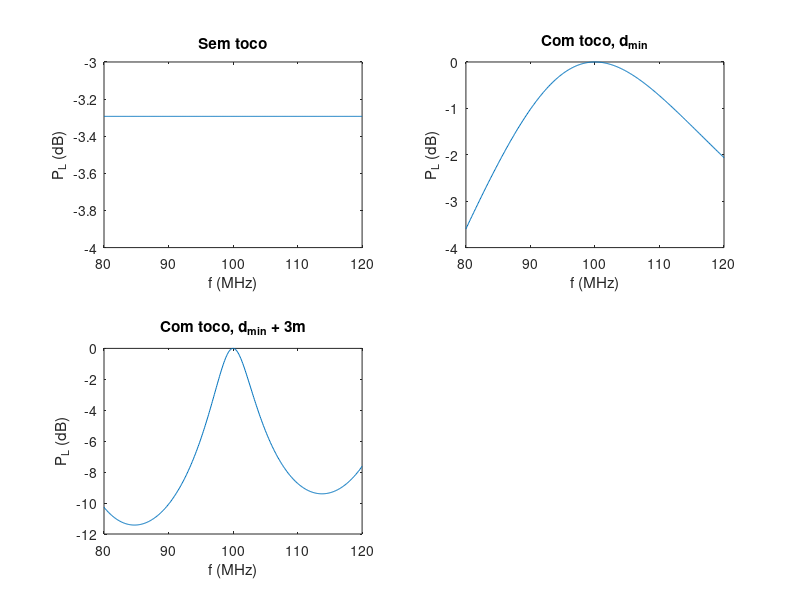

Write the MATLAB code that produced this figure.
clear
nusp = 786;

format long;

disp 'Questão 1';

mnp = rem(nusp,1000)/10;
ZL = 400 + mnp;
Z0 = 75; u = 2e8;
rhol=(ZL-Z0)/(ZL+Z0);
f=100e6;
lambda=u/f;
l=50;
Eg = 15; % Vef
Rg = 75;

% item a
disp ' '; disp 'item a';
Pd = Eg^2/(4*Rg);
disp 'Pd (W) ='; disp (Pd);

%itens b, c
d = 0.18*lambda; % dist min, para aprox. 227 ohms
yd = Z0/ZL; % inicial = yL = YL*Z0
% yL = Z0/ZL;

while (real(yd) < 1)
  d = d + .000001;
  rhod=rhol*exp(-1j*4*pi*d/lambda);
  %Zd=Z0*(1+rhod)/(1-rhod);
  %yd = Z0/Zd;
  yd = (1-rhod)/(1+rhod);
  if (d > 0.22*lambda) % dist max, para aprox. 667 ohms
    break;
  end
end
disp ' '; disp 'item b';
disp 'd (m) ='; disp(d);
disp ' '; disp 'item c';
disp 'yd (S/S (adimensional)) ='; disp(yd);
disp 'b (S/S (adimensional)) ='; disp(imag(yd));

% item d
disp ' '; disp 'item d';
b = imag(yd);
arg_rho_t = angle((1/(-1j*b) - 1)/(1/(-1j*b) + 1)); % *180/pi
lt = lambda/4*(1-arg_rho_t/pi);
disp 'lt (m) ='; disp(lt);

% item e
f=800:1200; f=f*1e5;
lambda=u./f;
% e-i
rhoent=rhol*exp(-1j*4*pi*l./lambda);
Zent=Z0.*(1+rhoent)./(1-rhoent);
Ient=Eg./(Zent+Rg); Ient=abs(Ient);
Pent=real(Zent).*Ient.^2; % Sem perdas, P_ent = P_L
figure(2);
subplot(2,2,1);
plot(f/1e6,10*log10(Pent/Pd));
axis([-inf inf -4 -3]) % se o primeiro gráfico n aparecer nada, comente essa linha
xlabel('f (MHz)');
ylabel('P_L (dB)');
title('Sem toco');
disp ' '; disp 'item e i: Sem toco';
disp 'P_max (W) ='; disp(max(Pent));
disp 'BandWidth sem toco (MHz) = 0';

% e-ii
rhod=rhol*exp(-1j*4*pi*d./lambda);
rhot=-1*exp(-1j*4*pi*lt./lambda);
b=(1-rhot)./(1+rhot);
Yd = ((1-rhod)./(1+rhod))./Z0 + b./Z0;
rhod=(1./Yd-Z0)./(1./Yd+Z0);
rhoent=rhod.*exp(-1j*4*pi.*(l-d)./lambda);
Zent=Z0.*(1+rhoent)./(1-rhoent);
Ient=Eg./(Zent+Rg); Ient=abs(Ient);
Pent=real(Zent).*Ient.^2; % Carga casada, P_ent = P_L
ganho=10*log10(Pent./Pd);
subplot(2,2,2);
plot(f/1e6,ganho);
xlabel('f (MHz)');
ylabel('P_L (dB)');
title('Com toco, d_{min}');
disp ' '; disp 'item e ii: Com toco';
disp 'P_max (W) ='; disp(max(Pent));
disp 'BW com toco (MHz, MHz) =';
BW = zeros(1,2);
j=1;
for k=1:size(f)(2)
  if (ganho(k) > -2)
      if (j==1)
          BW(j) = f(k); j = j+1;
      else if (k==size(f)(2))
          BW(2)=f(k);
          disp 'Fora da faixa pedida, aumentar a banda de frequencias (linha 52)';
          end end
  else
      if (j==2)
        BW(j) = f(k); j = j+1; end
  end
end
disp (BW*1e-6); disp 'BandWidth (MHz) ='; disp ((BW(2) - BW(1))*1e-6);

% e iii
d = d + 3;
rhod=rhol*exp(-1j*4*pi*d./lambda);
Yd = ((1-rhod)./(1+rhod))./Z0 + b./Z0;
rhod=(1./Yd-Z0)./(1./Yd+Z0);
rhoent=rhod.*exp(-1j*4*pi.*(l-d)./lambda);
Zent=Z0.*(1+rhoent)./(1-rhoent);
Ient=Eg./(Zent+Rg); Ient=abs(Ient);
Pent=real(Zent).*Ient.^2; % Carga casada, P_ent = P_L
ganho=10*log10(Pent./Pd);
subplot(2,2,3);
plot(f/1e6,ganho);
xlabel('f (MHz)');
ylabel('P_L (dB)');
title('Com toco, d_{min} + 3m');
BW2 = zeros(1,2);
j=1;
for k=1:400
  if (ganho(k) > -2)
      if (j==1)
          BW2(j) = f(k); j = j+1; end
  else
      if (j==2)
          BW2(j) = f(k); j = j+1; end
  end
end
disp ' '; disp 'item e iii: Com toco + 3m';
disp 'P_max (W) ='; disp(max(Pent));
disp 'BW com toco + 3m (MHz, MHz) ='; disp (BW2*1e-6); disp 'BandWidth (MHz) ='; disp ((BW2(2) - BW2(1))*1e-6);

%%%%%%%%%%%%%%%%%%%%%%%%%%%%%%%%%%%%%%%%%%%%
% Questão 2
%%%%%%%%%%%%%%%%%%%%%%%%%%%%%%%%%%%%%%%%%%%%
disp ' '; disp ' ';
disp 'Questão 2';
clearvars -except nusp

mnp = rem(nusp,1000)/100;
Z0 = 75; u = 2e8;
Rg = 120 + mnp;
ZL = Rg;
rhol=(ZL-Z0)/(ZL+Z0);
f=100e6;
lambda=u/f;
l=4.4;
Eg = 15/sqrt(2); % Vef

rhoent=rhol*exp(-1j*4*pi*l/lambda);
Zent=Z0*(1+rhoent)/(1-rhoent);
Vent=Eg*Zent/(Zent+Rg);
% item a
disp ' '; disp 'item a, valores de pico';
disp '|Vent| (V) ='; disp(abs(Vent)*sqrt(2));
VL=Vent*(1+rhol)/(1+rhoent);
disp '|VL| (V) ='; disp(abs(VL)*sqrt(2));
% item c
disp ' '; disp 'item c';
disp 'Zent (ohm) ='; disp(Zent);
disp '|Zent| (ohm) ='; disp(abs(Zent));
disp 'arg(Zent) (graus) ='; disp(arg(Zent)*180/pi);
